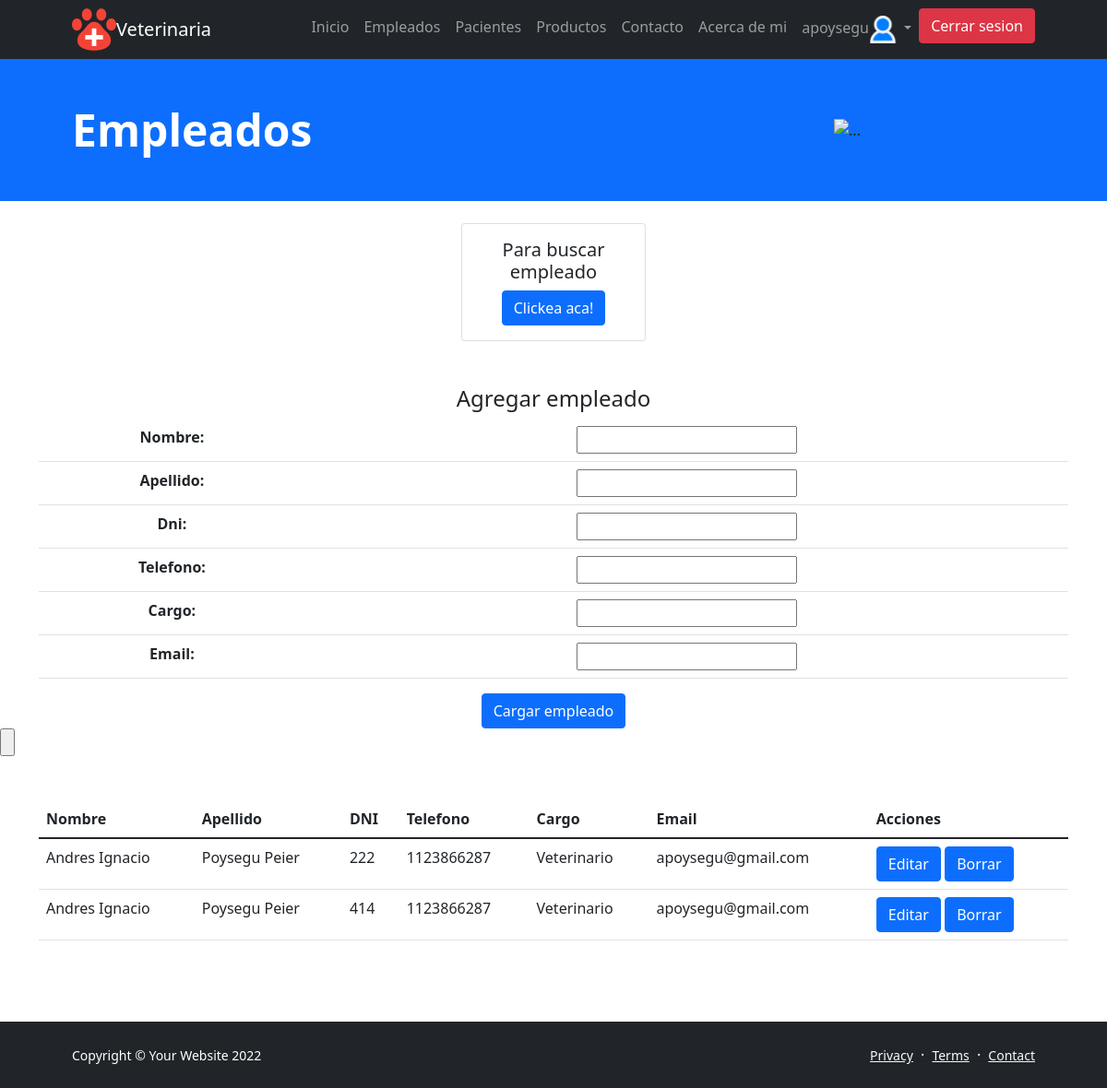
Screenshot of /empleados/ (signed in) with the database file from the repository.
### veterinaria/models.py (models this page shows, shortened)
class Empleados(models.Model):
    nombre=models.CharField(max_length=50)
    apellido=models.CharField(max_length=50)
    dni = models.IntegerField(primary_key=True)
    telefono = models.IntegerField(null=True)
    cargo = models.CharField(max_length=50)
    email = models.EmailField(max_length=254,null=True)

### veterinaria/views.py (the view)
# urls.py: path('empleados/', empleados, name='empleados'),
@login_required
def empleados(request ):
    imagen = avatar(request)
    titulo = 'Empleados'
    empleados= Empleados.objects.all()
    if request.method == 'POST':
        formulario = EmpleadosFormulario(request.POST)
        if formulario.is_valid():
            data = formulario.cleaned_data
            empleado= Empleados(data['nombre'],
            data['apellido'],
            data['dni'],
            data['telefono'],
            data['cargo'],
            data['email']
            )
            empleado.save()
            formulario = EmpleadosFormulario()
            contx = {
            'formulario':formulario,
            'empleados':empleados ,
            'imagen':imagen
            }
            return render(request, 'veterinaria/empleados.html', contx)
    else:
        formulario = EmpleadosFormulario()
        return render(request, 'veterinaria/empleados.html', {'titulo':titulo,'formulario':formulario,'empleados':empleados , 'imagen':imagen})

### veterinaria/fomrs.py
class EmpleadosFormulario(forms.Form):
    nombre = forms.CharField(max_length=50)
    apellido = forms.CharField(max_length=50)
    dni = forms.IntegerField()
    telefono = forms.IntegerField()
    cargo = forms.CharField(max_length=50)
    email = forms.EmailField(max_length=254)

### usuario/views.py (called while the page is built)
def avatar(request):
    if request.user.username:
        avatar = Avatar.objects.filter(user = request.user)
        if len(avatar) > 0:
            imagen = avatar[0].imagen.url
        else:
            imagen = '/media/avatar/predeterminada.png'
    else:
        imagen = '/media/avatar/predeterminada.png'
    return (imagen)

### veterinaria/templates/veterinaria/empleados.html (shortened to what this page needs)
{% extends 'veterinaria/padre.html' %}
{% block main_content %}
<div class="col-sm-2 offset-md-5 mt-4">
    <div class="card">
      <div class="card-body">
         <center><h5 class="card-title">Para buscar empleado</h5>
       <a href="{% url 'buscarEmpleado'%}" class="btn btn-primary">Clickea aca!</a></center>
      </div>
    </div>
</div>
<div class="container mt-5" style='text-align:center' >
    <form action="/veterinaria/empleados/" method="POST" class="form-group " >
        <h4>Agregar empleado</h4>
        <table class="table">
            {{formulario.as_table}}
        </table>
        <input type="submit" value="Cargar empleado" class="btn btn-primary">
    </form>
</div>
<input type="button" action= value="Cargar empleado">
<div class="container mt-5">
    <table class="table" center>
        <thead >
            <tr>
                <th>Nombre</th>
                <th>Apellido</th>
                <th>DNI</th>
                <th>Telefono</th>
                <th>Cargo</th>
                <th>Email</th>
                <th>Acciones</th>
            </tr>
        </thead>
        <tbody>
                {% for empleado in empleados %}
                <tr>
                <td>{{empleado.nombre}}</td>
                <td>{{empleado.apellido}}</td>
                <td>{{empleado.dni}}</td>
                <td>{{empleado.telefono}}</td>
                <td>{{empleado.cargo}}</td>
                <td>{{empleado.email}}</td>
                <td>
                    <a href="../empleados/{{empleado.dni}}/update" class="btn btn-primary">Editar</a>
                    <a href="../empleados/{{empleado.dni}}/delete" class="btn btn-primary">Borrar</a>
                </td>
                </tr>
                {% endfor %}
        </tbody>
    </table>
</div>
<br><br><br>
{% endblock %}

### veterinaria/templates/veterinaria/padre.html (shortened to what this page needs)
<!DOCTYPE html>
<html lang="en">
    <head>
        {% load static  %}
        <link href="https://cdn.jsdelivr.net/npm/bootstrap-icons@1.5.0/font/bootstrap-icons.css" rel="stylesheet" />
        <link href="{% static 'veterinaria/css/styles.css'%}" rel="stylesheet" />
    </head>
    <body class="d-flex flex-column h-100">
        <main class="flex-shrink-0">
            <nav class="navbar navbar-expand-lg navbar-dark bg-dark">
                <div class="container px-5">
                    <img src="{%static 'veterinaria/assets/icons8-veterinarian-48.png'%}" alt=""><a class="navbar-brand" mx-8  href="{% url 'index' %}" >Veterinaria</a>
                    <div class="collapse navbar-collapse" id="navbarSupportedContent">
                        <ul class="navbar-nav ms-auto mb-2 mb-lg-0">
                            <li class="nav-item"><a class="nav-link" href="{% url 'index' %}">Inicio</a></li>
                            <li class="nav-item"><a class="nav-link" href="{% url 'empleados' %}">Empleados</a></li>
                            <li class="nav-item"><a class="nav-link" href="{% url 'pacientes' %}">Pacientes</a></li>
                            <li class="nav-item"><a class="nav-link" href="{% url 'productos' %}">Productos</a></li>
                            <li class="nav-item"><a class="nav-link" href="{% url 'contacto' %}">Contacto</a></li>
                            <li class="nav-item"><a class="nav-link" href="{% url 'about' %}">Acerca de mi</a></li>
                            <li class="nav-item">
                                {% if not request.user.is_authenticated %}
                                    <a class="btn btn-primary" href="{% url 'login' %}">Iniciar sesion</a>
                                {% else %}
                                <li class="nav-item dropdown">
                                    <a class="nav-link dropdown-toggle" href="#" id="navbarScrollingDropdown" role="button" data-bs-toggle="dropdown" aria-expanded="false">
                                      {{request.user.username}}<img src = "{{imagen}}"width="30" height="30" />
                                    </a>
                                <li><a class="btn btn-danger" href="{% url 'logout' %}">Cerrar sesion</a></li>
                                {% endif %}
                            </li>
                        </ul>
                    </div>
                </div>
            </nav>
            {% block content %}
            <header class="bg-primary ">
                <div class="container px-5">
                    <div class="row gx-5 align-items-center justify-content-center">
                        <div class="col-lg-8 col-xl-7 col-xxl-6">
                            <div class="my-5 text-center text-xl-start">
                                <h1 class="display-5 fw-bolder text-white mb-2">{{titulo}}</h1>
                            </div>
                        </div>
                        <div class="col-xl-5 col-xxxl-4 d-none d-xl-block text-center"><img class="img-fluid - my-4 mx-auto" src="https://img.lalr.co/cms/2019/09/11090627/102438524_xl1.jpg" alt="..." /></div>
                    </div>
                </div>
            </header>
           {%block main_content%}  {% endblock main_content %}
        <footer class="bg-dark py-4 mt-auto">
            <div class="container px-5">
                <div class="row align-items-center justify-content-between flex-column flex-sm-row">
                    <div class="col-auto"><div class="small m-0 text-white">Copyright &copy; Your Website 2022</div></div>
                    <div class="col-auto">
                        <a class="link-light small" href="#!">Privacy</a>
                        <span class="text-white mx-1">&middot;</span>
                        <a class="link-light small" href="#!">Terms</a>
                        <span class="text-white mx-1">&middot;</span>
                        <a class="link-light small" href="/veterinaria/contacto">Contact</a>
                    </div>
                </div>
            </div>
        </footer>
         {% endblock content %}
    </body>
</html>

### rows the page displays
Empleados: nombre "Andres Ignacio", apellido "Poysegu Peier", dni "222", telefono "1123866287", cargo "Veterinario", email "apoysegu@gmail.com"
Empleados: nombre "Andres Ignacio", apellido "Poysegu Peier", dni "414", telefono "1123866287", cargo "Veterinario", email "apoysegu@gmail.com"

### other values shown
{{ request.user.username }} "apoysegu"
{{ titulo }} "Empleados"
